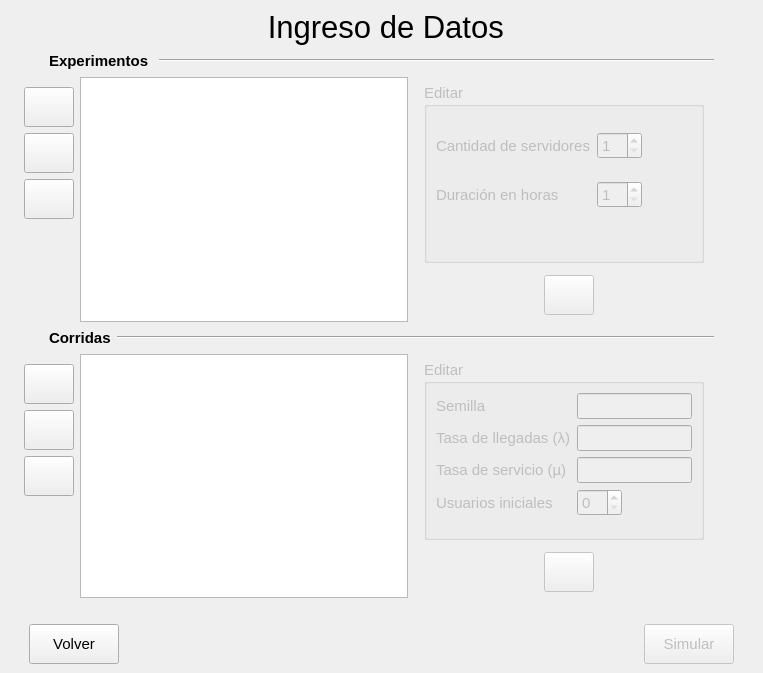
<?xml version="1.0" encoding="UTF-8"?>
<ui version="4.0">
 <class>MainWindow</class>
 <widget class="QMainWindow" name="MainWindow">
  <property name="geometry">
   <rect>
    <x>0</x>
    <y>0</y>
    <width>763</width>
    <height>673</height>
   </rect>
  </property>
  <property name="windowTitle">
   <string>Simulador de Colas</string>
  </property>
  <property name="windowIcon">
   <iconset resource="iconos.qrc">
    <normaloff>:/iconos/iconos/cola.png</normaloff>:/iconos/iconos/cola.png</iconset>
  </property>
  <widget class="QWidget" name="centralwidget">
   <layout class="QVBoxLayout" name="verticalLayout">
    <item>
     <layout class="QHBoxLayout" name="horizontalLayout_6">
      <item>
       <spacer name="horizontalSpacer_18">
        <property name="orientation">
         <enum>Qt::Horizontal</enum>
        </property>
        <property name="sizeType">
         <enum>QSizePolicy::Minimum</enum>
        </property>
        <property name="sizeHint" stdset="0">
         <size>
          <width>40</width>
          <height>20</height>
         </size>
        </property>
       </spacer>
      </item>
      <item>
       <widget class="QLabel" name="tituloLabel">
        <property name="sizePolicy">
         <sizepolicy hsizetype="Fixed" vsizetype="Fixed">
          <horstretch>0</horstretch>
          <verstretch>0</verstretch>
         </sizepolicy>
        </property>
        <property name="font">
         <font>
          <pointsize>23</pointsize>
         </font>
        </property>
        <property name="text">
         <string> Ingreso de Datos</string>
        </property>
        <property name="alignment">
         <set>Qt::AlignCenter</set>
        </property>
       </widget>
      </item>
      <item>
       <spacer name="horizontalSpacer_19">
        <property name="orientation">
         <enum>Qt::Horizontal</enum>
        </property>
        <property name="sizeType">
         <enum>QSizePolicy::Minimum</enum>
        </property>
        <property name="sizeHint" stdset="0">
         <size>
          <width>40</width>
          <height>20</height>
         </size>
        </property>
       </spacer>
      </item>
     </layout>
    </item>
    <item>
     <layout class="QHBoxLayout" name="horizontalLayout_2">
      <item>
       <spacer name="horizontalSpacer_4">
        <property name="orientation">
         <enum>Qt::Horizontal</enum>
        </property>
        <property name="sizeType">
         <enum>QSizePolicy::Fixed</enum>
        </property>
        <property name="sizeHint" stdset="0">
         <size>
          <width>40</width>
          <height>20</height>
         </size>
        </property>
       </spacer>
      </item>
      <item>
       <widget class="QLabel" name="label">
        <property name="sizePolicy">
         <sizepolicy hsizetype="Fixed" vsizetype="Fixed">
          <horstretch>0</horstretch>
          <verstretch>0</verstretch>
         </sizepolicy>
        </property>
        <property name="font">
         <font>
          <pointsize>11</pointsize>
          <weight>75</weight>
          <bold>true</bold>
         </font>
        </property>
        <property name="text">
         <string>Experimentos </string>
        </property>
       </widget>
      </item>
      <item>
       <widget class="Line" name="line">
        <property name="orientation">
         <enum>Qt::Horizontal</enum>
        </property>
       </widget>
      </item>
      <item>
       <spacer name="horizontalSpacer_6">
        <property name="orientation">
         <enum>Qt::Horizontal</enum>
        </property>
        <property name="sizeType">
         <enum>QSizePolicy::Fixed</enum>
        </property>
        <property name="sizeHint" stdset="0">
         <size>
          <width>40</width>
          <height>20</height>
         </size>
        </property>
       </spacer>
      </item>
     </layout>
    </item>
    <item>
     <layout class="QHBoxLayout" name="horizontalLayout_12">
      <item>
       <spacer name="horizontalSpacer_20">
        <property name="orientation">
         <enum>Qt::Horizontal</enum>
        </property>
        <property name="sizeType">
         <enum>QSizePolicy::Fixed</enum>
        </property>
        <property name="sizeHint" stdset="0">
         <size>
          <width>15</width>
          <height>20</height>
         </size>
        </property>
       </spacer>
      </item>
      <item>
       <layout class="QVBoxLayout" name="verticalLayout_10">
        <item>
         <spacer name="verticalSpacer_2">
          <property name="orientation">
           <enum>Qt::Vertical</enum>
          </property>
          <property name="sizeType">
           <enum>QSizePolicy::Minimum</enum>
          </property>
          <property name="sizeHint" stdset="0">
           <size>
            <width>20</width>
            <height>10</height>
           </size>
          </property>
         </spacer>
        </item>
        <item>
         <widget class="QPushButton" name="bAnadirExp">
          <property name="sizePolicy">
           <sizepolicy hsizetype="Preferred" vsizetype="Fixed">
            <horstretch>0</horstretch>
            <verstretch>0</verstretch>
           </sizepolicy>
          </property>
          <property name="minimumSize">
           <size>
            <width>50</width>
            <height>40</height>
           </size>
          </property>
          <property name="font">
           <font>
            <pointsize>10</pointsize>
           </font>
          </property>
          <property name="text">
           <string/>
          </property>
          <property name="icon">
           <iconset resource="iconos.qrc">
            <normaloff>:/iconos/iconos/678092-sign-add-128.png</normaloff>:/iconos/iconos/678092-sign-add-128.png</iconset>
          </property>
         </widget>
        </item>
        <item>
         <widget class="QPushButton" name="bEditarExp">
          <property name="sizePolicy">
           <sizepolicy hsizetype="Fixed" vsizetype="Fixed">
            <horstretch>0</horstretch>
            <verstretch>0</verstretch>
           </sizepolicy>
          </property>
          <property name="minimumSize">
           <size>
            <width>50</width>
            <height>40</height>
           </size>
          </property>
          <property name="text">
           <string/>
          </property>
          <property name="icon">
           <iconset resource="iconos.qrc">
            <normaloff>:/iconos/iconos/edit-icon-11-256.png</normaloff>:/iconos/iconos/edit-icon-11-256.png</iconset>
          </property>
         </widget>
        </item>
        <item>
         <widget class="QPushButton" name="bEliminarExp">
          <property name="sizePolicy">
           <sizepolicy hsizetype="Minimum" vsizetype="Fixed">
            <horstretch>0</horstretch>
            <verstretch>0</verstretch>
           </sizepolicy>
          </property>
          <property name="minimumSize">
           <size>
            <width>50</width>
            <height>40</height>
           </size>
          </property>
          <property name="font">
           <font>
            <pointsize>10</pointsize>
           </font>
          </property>
          <property name="text">
           <string/>
          </property>
          <property name="icon">
           <iconset resource="iconos.qrc">
            <normaloff>:/iconos/iconos/627249-delete3-512.png</normaloff>:/iconos/iconos/627249-delete3-512.png</iconset>
          </property>
         </widget>
        </item>
        <item>
         <spacer name="verticalSpacer_13">
          <property name="orientation">
           <enum>Qt::Vertical</enum>
          </property>
          <property name="sizeType">
           <enum>QSizePolicy::MinimumExpanding</enum>
          </property>
          <property name="sizeHint" stdset="0">
           <size>
            <width>20</width>
            <height>20</height>
           </size>
          </property>
         </spacer>
        </item>
       </layout>
      </item>
      <item>
       <widget class="QTableView" name="tablaExp">
        <property name="selectionMode">
         <enum>QAbstractItemView::SingleSelection</enum>
        </property>
        <property name="selectionBehavior">
         <enum>QAbstractItemView::SelectRows</enum>
        </property>
       </widget>
      </item>
      <item>
       <spacer name="horizontalSpacer_22">
        <property name="orientation">
         <enum>Qt::Horizontal</enum>
        </property>
        <property name="sizeType">
         <enum>QSizePolicy::Fixed</enum>
        </property>
        <property name="sizeHint" stdset="0">
         <size>
          <width>10</width>
          <height>20</height>
         </size>
        </property>
       </spacer>
      </item>
      <item>
       <layout class="QVBoxLayout" name="verticalLayout_15">
        <item>
         <widget class="QGroupBox" name="groupBoxEditarExp">
          <property name="enabled">
           <bool>false</bool>
          </property>
          <property name="sizePolicy">
           <sizepolicy hsizetype="Fixed" vsizetype="Fixed">
            <horstretch>0</horstretch>
            <verstretch>0</verstretch>
           </sizepolicy>
          </property>
          <property name="minimumSize">
           <size>
            <width>280</width>
            <height>180</height>
           </size>
          </property>
          <property name="font">
           <font>
            <pointsize>11</pointsize>
           </font>
          </property>
          <property name="title">
           <string>Editar</string>
          </property>
          <layout class="QFormLayout" name="formLayout_3">
           <item row="0" column="0">
            <spacer name="verticalSpacer_14">
             <property name="orientation">
              <enum>Qt::Vertical</enum>
             </property>
             <property name="sizeType">
              <enum>QSizePolicy::Fixed</enum>
             </property>
             <property name="sizeHint" stdset="0">
              <size>
               <width>20</width>
               <height>10</height>
              </size>
             </property>
            </spacer>
           </item>
           <item row="1" column="1">
            <widget class="QSpinBox" name="sbCantServ">
             <property name="sizePolicy">
              <sizepolicy hsizetype="Fixed" vsizetype="Fixed">
               <horstretch>0</horstretch>
               <verstretch>0</verstretch>
              </sizepolicy>
             </property>
             <property name="minimum">
              <number>1</number>
             </property>
            </widget>
           </item>
           <item row="2" column="0">
            <spacer name="verticalSpacer_15">
             <property name="orientation">
              <enum>Qt::Vertical</enum>
             </property>
             <property name="sizeType">
              <enum>QSizePolicy::Fixed</enum>
             </property>
             <property name="sizeHint" stdset="0">
              <size>
               <width>20</width>
               <height>10</height>
              </size>
             </property>
            </spacer>
           </item>
           <item row="3" column="0">
            <widget class="QLabel" name="labelCantHoras">
             <property name="sizePolicy">
              <sizepolicy hsizetype="MinimumExpanding" vsizetype="Preferred">
               <horstretch>0</horstretch>
               <verstretch>0</verstretch>
              </sizepolicy>
             </property>
             <property name="text">
              <string>Duración en horas</string>
             </property>
            </widget>
           </item>
           <item row="1" column="0">
            <widget class="QLabel" name="labelCantServ">
             <property name="sizePolicy">
              <sizepolicy hsizetype="MinimumExpanding" vsizetype="Preferred">
               <horstretch>0</horstretch>
               <verstretch>0</verstretch>
              </sizepolicy>
             </property>
             <property name="text">
              <string>Cantidad de servidores</string>
             </property>
            </widget>
           </item>
           <item row="3" column="1">
            <widget class="QSpinBox" name="sbCantHoras">
             <property name="sizePolicy">
              <sizepolicy hsizetype="Fixed" vsizetype="Fixed">
               <horstretch>0</horstretch>
               <verstretch>0</verstretch>
              </sizepolicy>
             </property>
             <property name="minimum">
              <number>1</number>
             </property>
            </widget>
           </item>
          </layout>
         </widget>
        </item>
        <item>
         <layout class="QHBoxLayout" name="horizontalLayout_16">
          <item>
           <spacer name="horizontalSpacer_23">
            <property name="orientation">
             <enum>Qt::Horizontal</enum>
            </property>
            <property name="sizeType">
             <enum>QSizePolicy::Fixed</enum>
            </property>
            <property name="sizeHint" stdset="0">
             <size>
              <width>120</width>
              <height>20</height>
             </size>
            </property>
           </spacer>
          </item>
          <item>
           <widget class="QPushButton" name="bOkEditarExp">
            <property name="enabled">
             <bool>false</bool>
            </property>
            <property name="sizePolicy">
             <sizepolicy hsizetype="Minimum" vsizetype="Fixed">
              <horstretch>0</horstretch>
              <verstretch>0</verstretch>
             </sizepolicy>
            </property>
            <property name="minimumSize">
             <size>
              <width>50</width>
              <height>40</height>
             </size>
            </property>
            <property name="text">
             <string/>
            </property>
            <property name="icon">
             <iconset resource="iconos.qrc">
              <normaloff>:/iconos/iconos/ok-icon-success-19.png</normaloff>:/iconos/iconos/ok-icon-success-19.png</iconset>
            </property>
           </widget>
          </item>
          <item>
           <spacer name="horizontalSpacer_24">
            <property name="orientation">
             <enum>Qt::Horizontal</enum>
            </property>
            <property name="sizeType">
             <enum>QSizePolicy::Fixed</enum>
            </property>
            <property name="sizeHint" stdset="0">
             <size>
              <width>120</width>
              <height>20</height>
             </size>
            </property>
           </spacer>
          </item>
         </layout>
        </item>
       </layout>
      </item>
      <item>
       <spacer name="horizontalSpacer_25">
        <property name="orientation">
         <enum>Qt::Horizontal</enum>
        </property>
        <property name="sizeType">
         <enum>QSizePolicy::Minimum</enum>
        </property>
        <property name="sizeHint" stdset="0">
         <size>
          <width>40</width>
          <height>20</height>
         </size>
        </property>
       </spacer>
      </item>
     </layout>
    </item>
    <item>
     <layout class="QHBoxLayout" name="horizontalLayout_5">
      <item>
       <spacer name="horizontalSpacer_5">
        <property name="orientation">
         <enum>Qt::Horizontal</enum>
        </property>
        <property name="sizeType">
         <enum>QSizePolicy::Fixed</enum>
        </property>
        <property name="sizeHint" stdset="0">
         <size>
          <width>40</width>
          <height>20</height>
         </size>
        </property>
       </spacer>
      </item>
      <item>
       <widget class="QLabel" name="label_2">
        <property name="sizePolicy">
         <sizepolicy hsizetype="Fixed" vsizetype="Fixed">
          <horstretch>0</horstretch>
          <verstretch>0</verstretch>
         </sizepolicy>
        </property>
        <property name="font">
         <font>
          <pointsize>11</pointsize>
          <weight>75</weight>
          <bold>true</bold>
         </font>
        </property>
        <property name="text">
         <string>Corridas</string>
        </property>
       </widget>
      </item>
      <item>
       <widget class="Line" name="line_2">
        <property name="orientation">
         <enum>Qt::Horizontal</enum>
        </property>
       </widget>
      </item>
      <item>
       <spacer name="horizontalSpacer_7">
        <property name="orientation">
         <enum>Qt::Horizontal</enum>
        </property>
        <property name="sizeType">
         <enum>QSizePolicy::Fixed</enum>
        </property>
        <property name="sizeHint" stdset="0">
         <size>
          <width>40</width>
          <height>20</height>
         </size>
        </property>
       </spacer>
      </item>
     </layout>
    </item>
    <item>
     <layout class="QHBoxLayout" name="horizontalLayout_11">
      <item>
       <spacer name="horizontalSpacer_10">
        <property name="orientation">
         <enum>Qt::Horizontal</enum>
        </property>
        <property name="sizeType">
         <enum>QSizePolicy::Fixed</enum>
        </property>
        <property name="sizeHint" stdset="0">
         <size>
          <width>15</width>
          <height>20</height>
         </size>
        </property>
       </spacer>
      </item>
      <item>
       <layout class="QVBoxLayout" name="verticalLayout_9">
        <item>
         <spacer name="verticalSpacer_3">
          <property name="orientation">
           <enum>Qt::Vertical</enum>
          </property>
          <property name="sizeType">
           <enum>QSizePolicy::Minimum</enum>
          </property>
          <property name="sizeHint" stdset="0">
           <size>
            <width>20</width>
            <height>10</height>
           </size>
          </property>
         </spacer>
        </item>
        <item>
         <widget class="QPushButton" name="bAnadirCorrida">
          <property name="sizePolicy">
           <sizepolicy hsizetype="Fixed" vsizetype="Fixed">
            <horstretch>0</horstretch>
            <verstretch>0</verstretch>
           </sizepolicy>
          </property>
          <property name="minimumSize">
           <size>
            <width>50</width>
            <height>40</height>
           </size>
          </property>
          <property name="font">
           <font>
            <pointsize>10</pointsize>
           </font>
          </property>
          <property name="text">
           <string/>
          </property>
          <property name="icon">
           <iconset resource="iconos.qrc">
            <normaloff>:/iconos/iconos/678092-sign-add-128.png</normaloff>:/iconos/iconos/678092-sign-add-128.png</iconset>
          </property>
         </widget>
        </item>
        <item>
         <widget class="QPushButton" name="bEditarCorrida">
          <property name="sizePolicy">
           <sizepolicy hsizetype="Preferred" vsizetype="Fixed">
            <horstretch>0</horstretch>
            <verstretch>0</verstretch>
           </sizepolicy>
          </property>
          <property name="minimumSize">
           <size>
            <width>50</width>
            <height>40</height>
           </size>
          </property>
          <property name="text">
           <string/>
          </property>
          <property name="icon">
           <iconset resource="iconos.qrc">
            <normaloff>:/iconos/iconos/edit-icon-11-256.png</normaloff>:/iconos/iconos/edit-icon-11-256.png</iconset>
          </property>
         </widget>
        </item>
        <item>
         <widget class="QPushButton" name="bEliminarCorrida">
          <property name="sizePolicy">
           <sizepolicy hsizetype="Fixed" vsizetype="Fixed">
            <horstretch>0</horstretch>
            <verstretch>0</verstretch>
           </sizepolicy>
          </property>
          <property name="minimumSize">
           <size>
            <width>50</width>
            <height>40</height>
           </size>
          </property>
          <property name="font">
           <font>
            <pointsize>10</pointsize>
           </font>
          </property>
          <property name="text">
           <string/>
          </property>
          <property name="icon">
           <iconset resource="iconos.qrc">
            <normaloff>:/iconos/iconos/627249-delete3-512.png</normaloff>:/iconos/iconos/627249-delete3-512.png</iconset>
          </property>
         </widget>
        </item>
        <item>
         <spacer name="verticalSpacer_8">
          <property name="orientation">
           <enum>Qt::Vertical</enum>
          </property>
          <property name="sizeType">
           <enum>QSizePolicy::MinimumExpanding</enum>
          </property>
          <property name="sizeHint" stdset="0">
           <size>
            <width>20</width>
            <height>20</height>
           </size>
          </property>
         </spacer>
        </item>
       </layout>
      </item>
      <item>
       <widget class="QTableView" name="tablaCorridas">
        <property name="sizePolicy">
         <sizepolicy hsizetype="Expanding" vsizetype="Expanding">
          <horstretch>0</horstretch>
          <verstretch>0</verstretch>
         </sizepolicy>
        </property>
        <property name="minimumSize">
         <size>
          <width>290</width>
          <height>240</height>
         </size>
        </property>
        <property name="selectionMode">
         <enum>QAbstractItemView::SingleSelection</enum>
        </property>
        <property name="selectionBehavior">
         <enum>QAbstractItemView::SelectRows</enum>
        </property>
       </widget>
      </item>
      <item>
       <spacer name="horizontalSpacer_12">
        <property name="orientation">
         <enum>Qt::Horizontal</enum>
        </property>
        <property name="sizeType">
         <enum>QSizePolicy::Fixed</enum>
        </property>
        <property name="sizeHint" stdset="0">
         <size>
          <width>10</width>
          <height>20</height>
         </size>
        </property>
       </spacer>
      </item>
      <item>
       <layout class="QVBoxLayout" name="verticalLayout_14">
        <item>
         <widget class="QGroupBox" name="groupBoxEditarCorrida">
          <property name="enabled">
           <bool>false</bool>
          </property>
          <property name="sizePolicy">
           <sizepolicy hsizetype="Fixed" vsizetype="Fixed">
            <horstretch>0</horstretch>
            <verstretch>0</verstretch>
           </sizepolicy>
          </property>
          <property name="minimumSize">
           <size>
            <width>280</width>
            <height>180</height>
           </size>
          </property>
          <property name="font">
           <font>
            <pointsize>11</pointsize>
           </font>
          </property>
          <property name="title">
           <string>Editar</string>
          </property>
          <layout class="QFormLayout" name="formLayout_2">
           <item row="0" column="0">
            <widget class="QLabel" name="labelSemilla">
             <property name="sizePolicy">
              <sizepolicy hsizetype="MinimumExpanding" vsizetype="Preferred">
               <horstretch>0</horstretch>
               <verstretch>0</verstretch>
              </sizepolicy>
             </property>
             <property name="text">
              <string>Semilla</string>
             </property>
            </widget>
           </item>
           <item row="0" column="1">
            <widget class="QLineEdit" name="lineSemilla">
             <property name="sizePolicy">
              <sizepolicy hsizetype="Ignored" vsizetype="Fixed">
               <horstretch>0</horstretch>
               <verstretch>0</verstretch>
              </sizepolicy>
             </property>
             <property name="maxLength">
              <number>5</number>
             </property>
             <property name="alignment">
              <set>Qt::AlignRight|Qt::AlignTrailing|Qt::AlignVCenter</set>
             </property>
            </widget>
           </item>
           <item row="1" column="0">
            <widget class="QLabel" name="labelTasaLleg">
             <property name="sizePolicy">
              <sizepolicy hsizetype="MinimumExpanding" vsizetype="Preferred">
               <horstretch>0</horstretch>
               <verstretch>0</verstretch>
              </sizepolicy>
             </property>
             <property name="text">
              <string>Tasa de llegadas (λ)</string>
             </property>
            </widget>
           </item>
           <item row="1" column="1">
            <widget class="QLineEdit" name="lineTasaLleg">
             <property name="sizePolicy">
              <sizepolicy hsizetype="Ignored" vsizetype="Fixed">
               <horstretch>0</horstretch>
               <verstretch>0</verstretch>
              </sizepolicy>
             </property>
             <property name="maxLength">
              <number>3</number>
             </property>
             <property name="alignment">
              <set>Qt::AlignRight|Qt::AlignTrailing|Qt::AlignVCenter</set>
             </property>
            </widget>
           </item>
           <item row="3" column="0">
            <widget class="QLabel" name="labelTasaServ">
             <property name="sizePolicy">
              <sizepolicy hsizetype="MinimumExpanding" vsizetype="Preferred">
               <horstretch>0</horstretch>
               <verstretch>0</verstretch>
              </sizepolicy>
             </property>
             <property name="text">
              <string>Tasa de servicio (µ)</string>
             </property>
            </widget>
           </item>
           <item row="3" column="1">
            <widget class="QLineEdit" name="lineTasaServ">
             <property name="sizePolicy">
              <sizepolicy hsizetype="Ignored" vsizetype="Fixed">
               <horstretch>0</horstretch>
               <verstretch>0</verstretch>
              </sizepolicy>
             </property>
             <property name="maxLength">
              <number>3</number>
             </property>
             <property name="alignment">
              <set>Qt::AlignRight|Qt::AlignTrailing|Qt::AlignVCenter</set>
             </property>
            </widget>
           </item>
           <item row="5" column="0">
            <widget class="QLabel" name="labelUsuariosIni">
             <property name="sizePolicy">
              <sizepolicy hsizetype="MinimumExpanding" vsizetype="Preferred">
               <horstretch>0</horstretch>
               <verstretch>0</verstretch>
              </sizepolicy>
             </property>
             <property name="text">
              <string>Usuarios iniciales</string>
             </property>
            </widget>
           </item>
           <item row="5" column="1">
            <widget class="QSpinBox" name="sbUsuariosIni">
             <property name="sizePolicy">
              <sizepolicy hsizetype="Fixed" vsizetype="Fixed">
               <horstretch>0</horstretch>
               <verstretch>0</verstretch>
              </sizepolicy>
             </property>
             <property name="minimum">
              <number>0</number>
             </property>
            </widget>
           </item>
          </layout>
         </widget>
        </item>
        <item>
         <layout class="QHBoxLayout" name="horizontalLayout_15">
          <item>
           <spacer name="horizontalSpacer_15">
            <property name="orientation">
             <enum>Qt::Horizontal</enum>
            </property>
            <property name="sizeType">
             <enum>QSizePolicy::Fixed</enum>
            </property>
            <property name="sizeHint" stdset="0">
             <size>
              <width>120</width>
              <height>20</height>
             </size>
            </property>
           </spacer>
          </item>
          <item>
           <widget class="QPushButton" name="bOkEditarCorrida">
            <property name="enabled">
             <bool>false</bool>
            </property>
            <property name="sizePolicy">
             <sizepolicy hsizetype="Minimum" vsizetype="Fixed">
              <horstretch>0</horstretch>
              <verstretch>0</verstretch>
             </sizepolicy>
            </property>
            <property name="minimumSize">
             <size>
              <width>50</width>
              <height>40</height>
             </size>
            </property>
            <property name="text">
             <string/>
            </property>
            <property name="icon">
             <iconset resource="iconos.qrc">
              <normaloff>:/iconos/iconos/ok-icon-success-19.png</normaloff>:/iconos/iconos/ok-icon-success-19.png</iconset>
            </property>
           </widget>
          </item>
          <item>
           <spacer name="horizontalSpacer_16">
            <property name="orientation">
             <enum>Qt::Horizontal</enum>
            </property>
            <property name="sizeType">
             <enum>QSizePolicy::Fixed</enum>
            </property>
            <property name="sizeHint" stdset="0">
             <size>
              <width>120</width>
              <height>20</height>
             </size>
            </property>
           </spacer>
          </item>
         </layout>
        </item>
       </layout>
      </item>
      <item>
       <spacer name="horizontalSpacer_17">
        <property name="orientation">
         <enum>Qt::Horizontal</enum>
        </property>
        <property name="sizeType">
         <enum>QSizePolicy::Minimum</enum>
        </property>
        <property name="sizeHint" stdset="0">
         <size>
          <width>40</width>
          <height>20</height>
         </size>
        </property>
       </spacer>
      </item>
     </layout>
    </item>
    <item>
     <spacer name="verticalSpacer">
      <property name="orientation">
       <enum>Qt::Vertical</enum>
      </property>
      <property name="sizeType">
       <enum>QSizePolicy::Fixed</enum>
      </property>
      <property name="sizeHint" stdset="0">
       <size>
        <width>20</width>
        <height>20</height>
       </size>
      </property>
     </spacer>
    </item>
    <item>
     <layout class="QHBoxLayout" name="horizontalLayout">
      <item>
       <spacer name="horizontalSpacer_3">
        <property name="orientation">
         <enum>Qt::Horizontal</enum>
        </property>
        <property name="sizeType">
         <enum>QSizePolicy::Fixed</enum>
        </property>
        <property name="sizeHint" stdset="0">
         <size>
          <width>20</width>
          <height>20</height>
         </size>
        </property>
       </spacer>
      </item>
      <item>
       <widget class="QPushButton" name="bVolver">
        <property name="minimumSize">
         <size>
          <width>90</width>
          <height>40</height>
         </size>
        </property>
        <property name="font">
         <font>
          <pointsize>11</pointsize>
         </font>
        </property>
        <property name="text">
         <string>Volver</string>
        </property>
        <property name="icon">
         <iconset resource="iconos.qrc">
          <normaloff>:/iconos/iconos/btn-blue-arrow-left-512.png</normaloff>:/iconos/iconos/btn-blue-arrow-left-512.png</iconset>
        </property>
       </widget>
      </item>
      <item>
       <spacer name="horizontalSpacer">
        <property name="orientation">
         <enum>Qt::Horizontal</enum>
        </property>
        <property name="sizeHint" stdset="0">
         <size>
          <width>40</width>
          <height>20</height>
         </size>
        </property>
       </spacer>
      </item>
      <item>
       <widget class="QPushButton" name="bSimular">
        <property name="enabled">
         <bool>false</bool>
        </property>
        <property name="minimumSize">
         <size>
          <width>90</width>
          <height>40</height>
         </size>
        </property>
        <property name="font">
         <font>
          <pointsize>11</pointsize>
         </font>
        </property>
        <property name="text">
         <string>Simular</string>
        </property>
        <property name="icon">
         <iconset resource="iconos.qrc">
          <normaloff>:/iconos/iconos/ok-icon-success-19.png</normaloff>:/iconos/iconos/ok-icon-success-19.png</iconset>
        </property>
       </widget>
      </item>
      <item>
       <spacer name="horizontalSpacer_2">
        <property name="orientation">
         <enum>Qt::Horizontal</enum>
        </property>
        <property name="sizeType">
         <enum>QSizePolicy::Fixed</enum>
        </property>
        <property name="sizeHint" stdset="0">
         <size>
          <width>20</width>
          <height>20</height>
         </size>
        </property>
       </spacer>
      </item>
     </layout>
    </item>
   </layout>
  </widget>
 </widget>
 <tabstops>
  <tabstop>bAnadirExp</tabstop>
  <tabstop>bEliminarExp</tabstop>
  <tabstop>tablaExp</tabstop>
  <tabstop>sbCantServ</tabstop>
  <tabstop>sbCantHoras</tabstop>
  <tabstop>bOkEditarExp</tabstop>
  <tabstop>bAnadirCorrida</tabstop>
  <tabstop>bEliminarCorrida</tabstop>
  <tabstop>tablaCorridas</tabstop>
  <tabstop>lineSemilla</tabstop>
  <tabstop>lineTasaLleg</tabstop>
  <tabstop>lineTasaServ</tabstop>
  <tabstop>sbUsuariosIni</tabstop>
  <tabstop>bOkEditarCorrida</tabstop>
  <tabstop>bVolver</tabstop>
  <tabstop>bSimular</tabstop>
 </tabstops>
 <resources>
  <include location="iconos.qrc"/>
 </resources>
 <connections/>
</ui>
